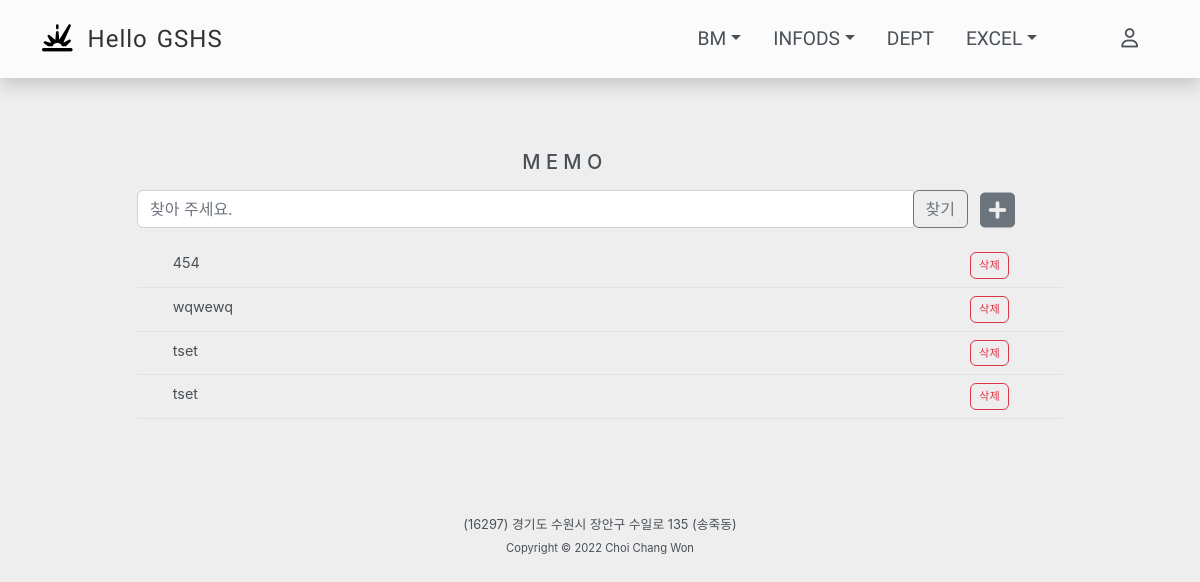
/memo/list/, run on the app's committed database.
### memo/models.py (models this page shows)
class Memo(models.Model):
    title = models.CharField(max_length=255)

### memo/views.py (the view)
# urls.py: path('memo/', include('memo.urls')),
def memo(request):
    q = request.POST.get('q', False)
    if q:
        memos = Memo.objects.filter(title__icontains=q).order_by("-id")
    else:
        memos = Memo.objects.all().order_by("-id")
    return render(request, 'memo/memo.html', {"memos":memos})

### memo/templates/memo/memo.html (shortened to what this page needs)
{% extends 'base.html' %}
{% block content %}
<div class="row">
    <div class="offset-5 col-md-6 mb-2">
        <h5>&nbsp;M E M O </h5>
    </div>
    <div class="offset-1 col-md-9">
        <form action="{% url 'memo:memo' %}" method="post">
            <div class="input-group mb-3">
                <input type="text" name="q" class="form-control" placeholder="찾아 주세요.">
                <div class="input-group-append" id="button-addon4">
                <button type="submit" class="btn btn-outline-secondary">찾기</button>
                </div>
            </div>
        </form>
    </div>
    <div class="col-md-1" style="text-align: left; padding-left: 0;">
        <span style="cursor: pointer;" data-toggle="modal" data-target="#memo_modal"><i style="font-size: 40px; color: #6c757d" class="fas fa-plus-square"></i></span>
    </div>
    <div class="offset-1 col-md-10">
        <table class="table table-responsive-sm">
            <tbody>
              {% for memo in memos %}
              <tr>
                <td style="width: 3%;"></td>
                <td>{{ memo.title }}</td>
                <td style="width: 10%; text-align: right;">
                    <a href="#" data-toggle="modal" data-id="{{memo.id}}" data-target="#DelModal" style="font-size: 0.7rem; padding: 4px 8px;" type="button" class="del-memo btn btn-outline-danger">삭제</a>
                </td>
                <td style="width: 5%;"></td>
              </tr>
              {% endfor %}
            </tbody>
          </table>
    </div>
</div>
{% endblock %}

### static/css/gshs.css (style rules this page uses)
html, body { -ms-overflow-style: none; background-color: #eee; color: #495057; font-family: "NotoSansKR-Regular", -apple-system, BlinkMacSystemFont, "Segoe UI", Roboto, "Helvetica Neue", Arial, "Noto Sans", sans-serif, "Apple Color Emoji", "Segoe UI Emoji", "Segoe UI Symbol", "Noto Color Emoji"; }
a { text-decoration: none; }
.table { --bs-table-color: #495057; color: #495057; font-size: 0.9rem; }

### data on the page
Memo: title "454"
Memo: title "wqwewq"
Memo: title "tset"
Memo: title "tset"
